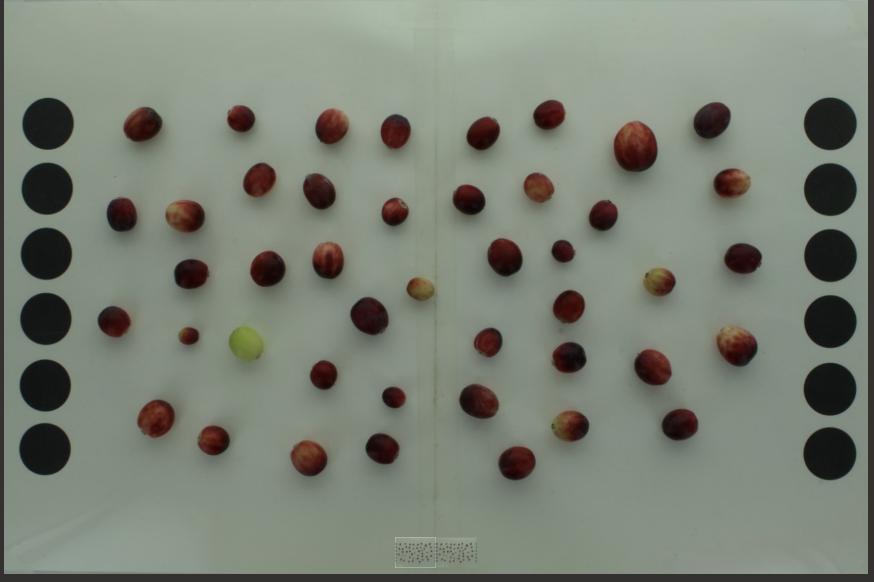
#> input picture Images/BerriesOriginal.png, 1748 x 1164 px (shown at 1/2 size)
$ python cranberrynet0.py
#> lines starting #> are read from the running program, lines starting #| are printed output that depends on the picture; after the words box and inside, x2 and y2 are one past the last pixel; in counts of white or black regions, pixels touching at a corner belong together
#> further down, img is the input picture: shape (1164, 1748, 3); mean B, G, R 118.2, 129.9, 123.5
import cv2
import numpy as np
from matplotlib import pyplot as plt

def rescaleFrame(frame, scale=0.75):
#> called with scale = 0.5
    width = int(frame.shape[1] * scale)
#> width = 874
    height = int(frame.shape[0] * scale)
#> height = 582

    dimensions = (width, height)
#> dimensions = (874, 582)

    return cv2.resize(frame, dimensions, interpolation=cv2.INTER_AREA)
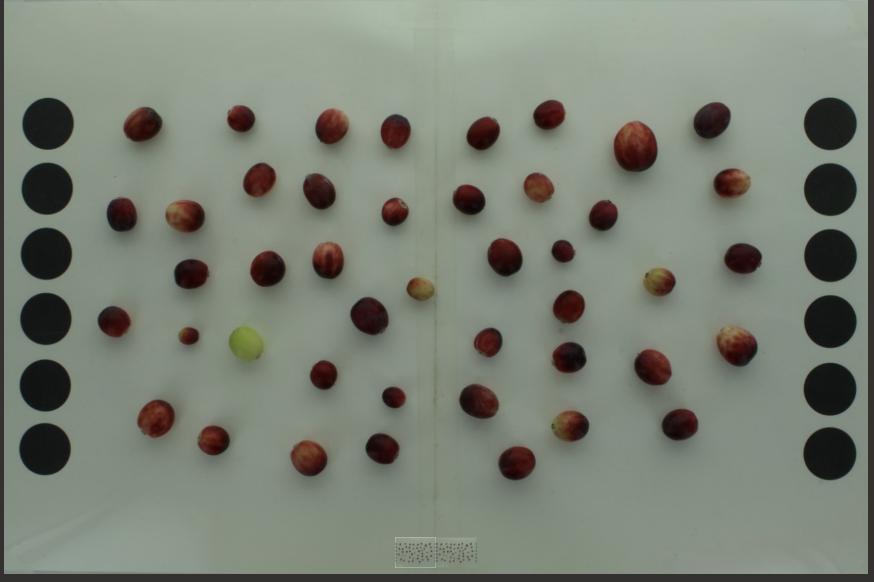
#> returned value: shape (582, 874, 3); mean of channels 0, 1, 2 118.3, 130, 123.6; drawn as B, G, R

# reading image
img = cv2.imread('Images/BerriesOriginal.png')
img = rescaleFrame(img, scale=0.5)
img = cv2.GaussianBlur(img, (7,7), cv2.BORDER_DEFAULT)
#> img: shape (582, 874, 3)

# converting image into grayscale image
im_gray = cv2.cvtColor(img, cv2.COLOR_BGR2GRAY)
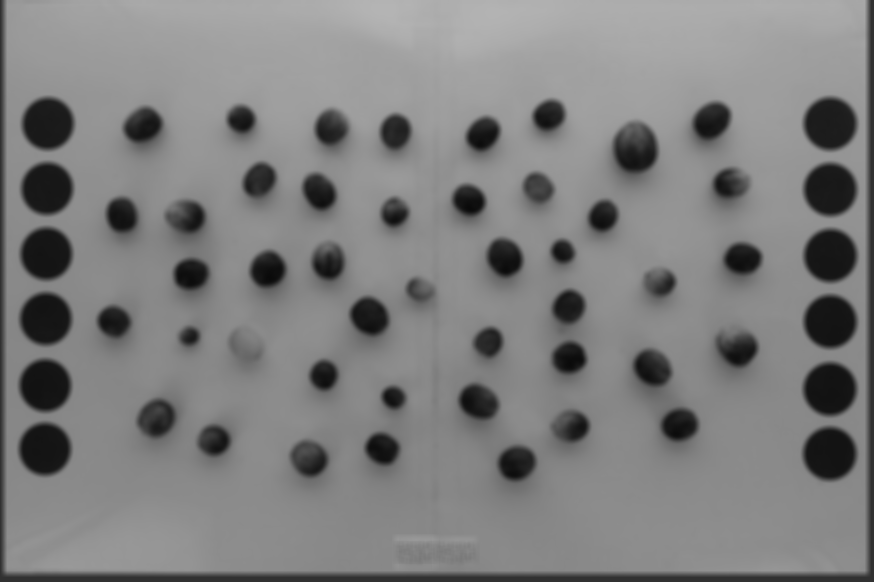
#> im_gray: shape (582, 874); min 10, max 180, mean 126.8

# (thresh, im_bw) = cv2.threshold(im_gray, 128, 255, cv2.THRESH_BINARY | cv2.THRESH_OTSU)
# cv2.imshow('Cranberries', im_bw)

thresh = 120
im_bw = cv2.threshold(im_gray, thresh, 255, cv2.THRESH_BINARY)[1]
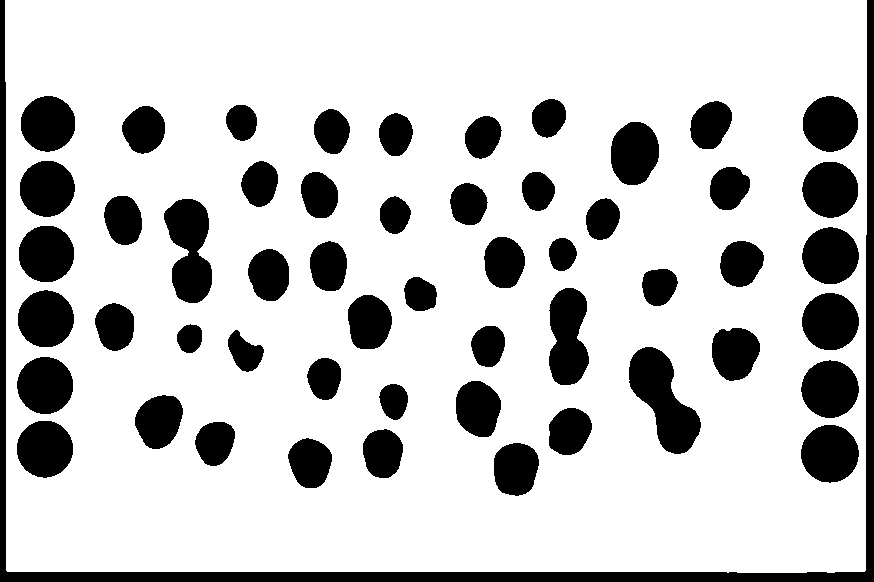
#> im_bw: shape (582, 874); 78.8% white; 54 black regions, largest, box (x1, y1, x2, y2) and area: (0, 0, 874, 582) 16353, (629, 347, 701, 454) 4018, (164, 199, 212, 303) 3409
cv2.imshow('Cranberries', im_bw)

cv2.waitKey(0)
cv2.destroyAllWindows()

# setting threshold of gray image
thresh_val = 95
_, threshold = cv2.threshold(im_gray, thresh_val, 255, cv2.THRESH_BINARY)
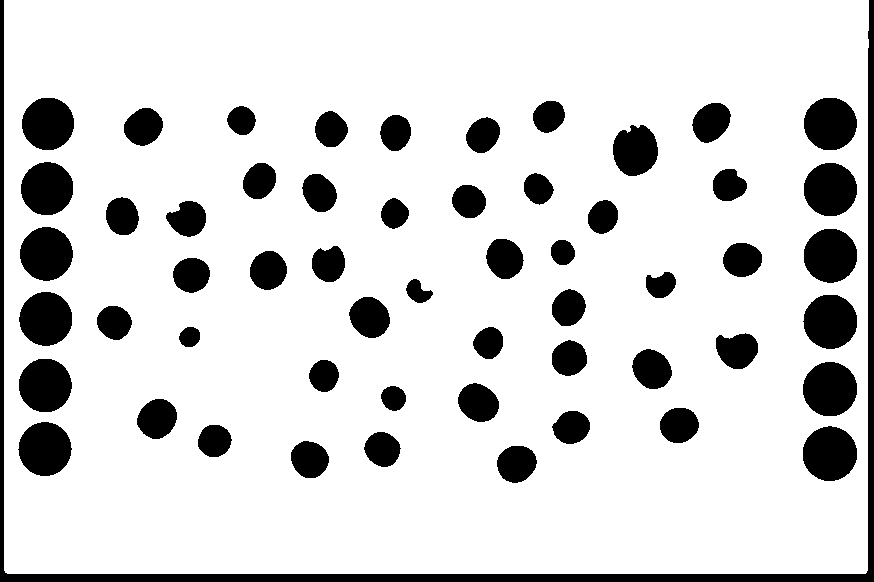
#> threshold: shape (582, 874); 84.4% white; 56 black regions

# using a findContours() function
contours, _ = cv2.findContours(
    threshold, cv2.RETR_TREE, cv2.CHAIN_APPROX_SIMPLE)
#> contours = 56 contours; largest, box (x1, y1, x2, y2) and area: (4, 0, 869, 574) 494532, (802, 425, 858, 482) 2405, (802, 361, 858, 417) 2386, (802, 294, 858, 350) 2360, (803, 228, 858, 284) 2341

# figure out which are cranberries and which are bordering circles
cranberries = list()
numberOfBorderCircles = 0
totalCircleArea = 0
i = 0
for contour in contours:
    # here we are ignoring first contour because
    # findcontour function detects whole image as shape
    if i == 0:
        i = 1
        continue

    area = cv2.contourArea(contour)
    # criteria for determining if is border circle or if is cranberry
    if area >= 2100:
        numberOfBorderCircles = numberOfBorderCircles + 1
        totalCircleArea = totalCircleArea + area
    else:
        cranberries.append(i)
    i = i + 1
#> this loop made 56 passes
#> (area, totalCircleArea) on passes 5, 7, 13, 15, 23, 24, 34, 35, 44, 46, 55, 56: (2405, 2405), (2307, 4712), (2385.5, 7097.5), (2298, 9395.5), (2360.5, 11756), (2310, 14066), (2341, 16407), (2290.5, 18697.5), (2302, 20999.5), (2248, 23247.5), (2264.5, 25512), (2218.5, 27730.5)
#> area on passes 2, 3, 4, 6, 8, 9: 1196, 1134, 1006, 893.5, 986, 1129.5
#> after the loop, cranberries = 43 values from 1 to 53; i = 56; numberOfBorderCircles = 12; totalCircleArea = 27730.5

averageBorderCircleArea = totalCircleArea/numberOfBorderCircles
#> averageBorderCircleArea = 2310.9

# list for storing names of shapes
i = 0
for contour in contours:
    area = cv2.contourArea(contour)

    # here we are ignoring first contour because
    # findcontour function detects whole image as shape
    if i == 0:
        i = 1
        continue

    # cv2.approxPloyDP() function to approximate the shape
    # approx = cv2.approxPolyDP(
    #     contour, 0.01 * cv2.arcLength(contour, True), True)

    # using drawContours() function
    cv2.drawContours(img, [contour], 0, (0, 0, 255), 1)

    # finding center point of shape
    M = cv2.moments(contour)
    if M['m00'] != 0.0:
        x = int(M['m10']/M['m00'])
        y = int(M['m01']/M['m00'])

    if i in cranberries:
        cv2.putText(img, str(round(area/averageBorderCircleArea, 3)), (x, y),
                         cv2.FONT_HERSHEY_SIMPLEX, 0.6, (255, 255, 255), 2)
    i = i + 1
#> this loop made 56 passes
#> (area, x, y) on passes 2 to 13: (1196, 516, 463), (1134, 309, 458), (1006, 382, 448), (2405, 829, 453), (893.5, 214, 440), (2307, 44, 448), (986, 571, 426), (1129.5, 678, 424), (1263, 156, 418), (513, 393, 397), (1253, 477, 402), (2385.5, 829, 388)
#> area on pass 1: 494531.5
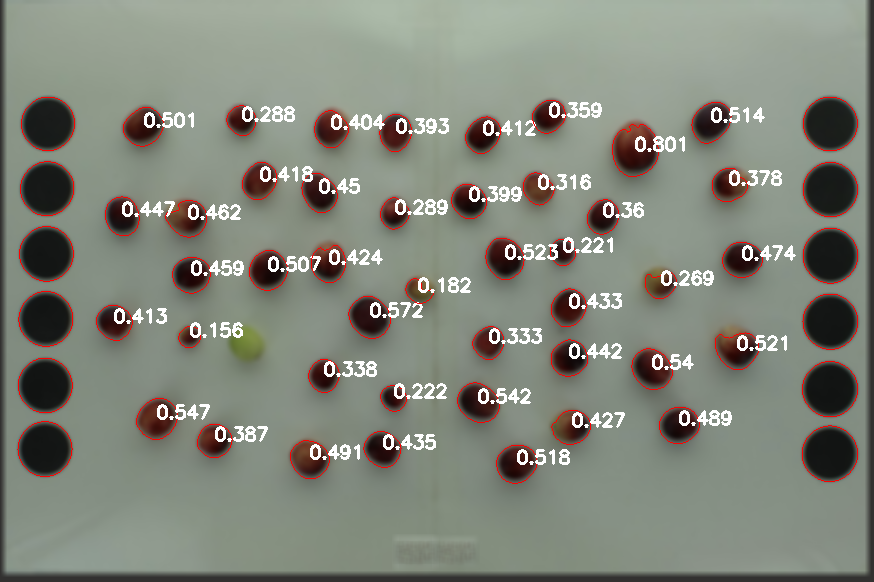
#> img: shape (582, 874, 3); mean B, G, R 122.4, 133.6, 130
#> after the loop, i = 56

# displaying the image after drawing contours
cv2.imshow('Cranberries', img)

cv2.waitKey(0)
cv2.destroyAllWindows()
